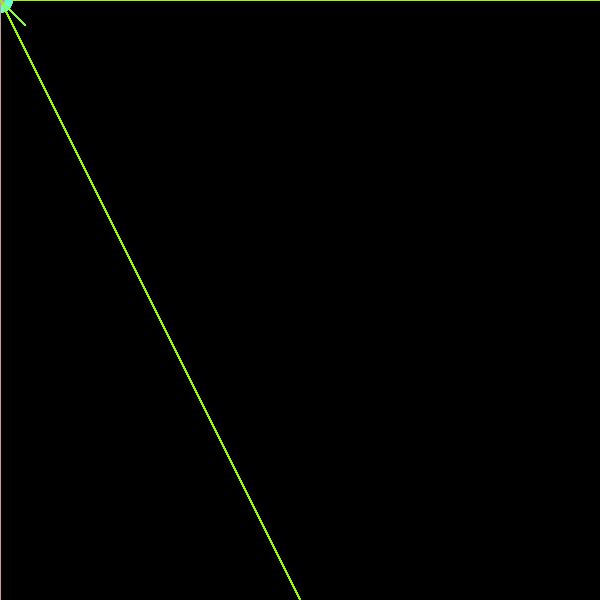
Frame 1 (no input)
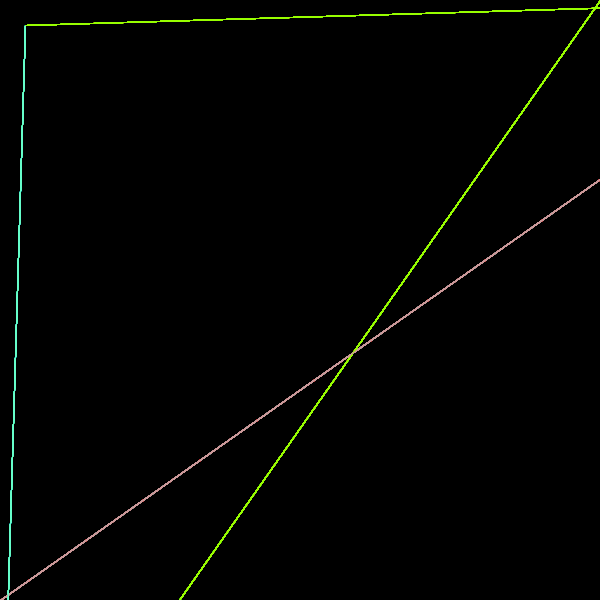
Frame 60 (the mouse pressed at the canvas centre just before this capture)
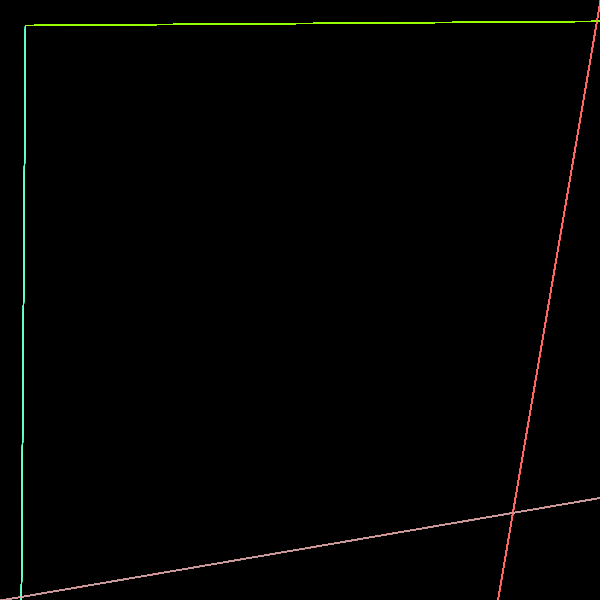
Frame 120 (the mouse held since frame 60 and released just before this capture)

The Processing sketch that drew these frames (run headless with seeded random() and noise(); from frame 60 on, the mouse is pressed at the canvas centre):

// Processing sketch: processing_92524
// ── processing_92524.pde

//Carla Caampos-Rodriguez
//Array and For Loop interaction
//March 9, 2013
int num_of_ellipse = 200;
int currentClick = 0;
float[] elX = new float[num_of_ellipse];
float[] elY = new float[num_of_ellipse];
float[] elSpeed = new float[num_of_ellipse];
float gravity = .5;
void setup() {
  size(600, 600);
  smooth();
}

void draw() {
  background(0);
  for (int i = 0; i < num_of_ellipse; i++) {
    DrawMyStuff(elX[i], elY[i]);
    elY[i] += elSpeed[i];
    elSpeed[i] += gravity;
    smooth();
  }
}
void DrawMyStuff(float X, float Y) {

  if (mouseY >166.6 == true) {
    stroke(102, 254, 203);//aqua
    line(X, Y, 200, 600);
  }
  if (mouseX > 200.6 == true) {

    stroke(255, 103, 102);//coral
    line(Y, X, 600, 600);
  }
  if (mouseY > 333.3 == true) {
    strokeWeight(1);

    stroke(153, 254, 0);//neongreen
    line(X, Y, 300, 600);
  }
  line(0, Y, width, X);
  smooth();
  noStroke();
  fill(102, 254, 203);//aqua
  ellipse(X, Y, 25, 25);
  fill(204, 153, 154);//lavender
  ellipse(Y, X, 10, 10);
  stroke(204, 153, 154);//lavender
  line(Y, X, 0, 600);
  stroke(102, 254, 203);//aqua
  line(X, Y, 25, 25);
  stroke(153, 254, 0);//neongreen
  line(Y, X, 25, 25);
  stroke(153, 254, 0);//neongreen
  line(X, Y, 300, 600);
}

void mouseMoved() {
  smooth();
  elX[currentClick] = mouseX;
  elY[currentClick] = mouseY;
  elSpeed[currentClick] = -10;
  currentClick += 1;
  if (currentClick > 19) {
    currentClick = 0;
  }
}
